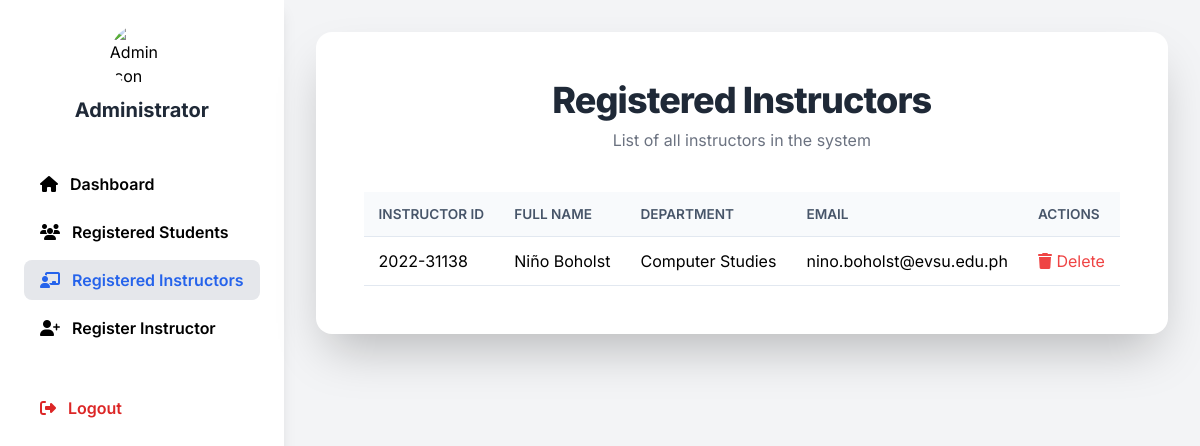
/admin_instructors.php (signed in), run on the app's committed database.
### tables this page shows
CREATE TABLE `instructors` (
  `id` int(11) NOT NULL,
  `full_name` varchar(100) NOT NULL,
  `instructor_id` varchar(50) NOT NULL,
  `department` varchar(100) NOT NULL,
  `email` varchar(100) NOT NULL,
  `username` varchar(50) NOT NULL,
  `password` varchar(255) NOT NULL,
  `failed_login_attempts` int(11) DEFAULT 0,
  `lockout_until` datetime DEFAULT NULL,
  `otp` varchar(6) DEFAULT NULL,
  `otp_expires_at` datetime DEFAULT NULL,
  `is_verified` tinyint(1) DEFAULT 0,
  `created_at` timestamp NOT NULL DEFAULT current_timestamp(),
  `last_login` datetime DEFAULT NULL,
  `profile_pic` varchar(255) DEFAULT NULL,
  `reset_token` varchar(128) DEFAULT NULL,
  `reset_token_expiry` datetime DEFAULT NULL
);

### admin_instructors.php (the view, shortened to what this page needs)
<?php
include 'db.php';
$instructors = [];
$sql = "SELECT id, full_name, instructor_id, department, email FROM instructors ORDER BY full_name";
$result = $conn->query($sql);
if ($result) {
    while($row = $result->fetch_assoc()) {
        $instructors[] = $row;
    }
} else {
    $error = "Database error: " . $conn->error;
}
?>
<!DOCTYPE html>
<html lang="en">
<head>
    <script src="https://cdn.tailwindcss.com"></script>
    <link rel="stylesheet" href="https://cdnjs.cloudflare.com/ajax/libs/font-awesome/6.4.0/css/all.min.css">
</head>
<body class="bg-gray-100 min-h-screen flex">
    <aside class="sidebar bg-white shadow-lg flex flex-col p-6">
        <div class="flex flex-col items-center mb-10">
            <img src="https://cdn-icons-png.flaticon.com/512/3135/3135715.png" alt="Admin Icon" class="w-16 h-16 rounded-full mb-2">
            <span class="text-xl font-bold text-gray-800">Administrator</span>
        </div>
        <nav class="flex flex-col gap-2">
            <a href="admin_dashboard.php" class="sidebar-link flex items-center gap-3 px-4 py-2 rounded-lg font-semibold">
                <i class="fas fa-home"></i> Dashboard
            </a>
            <a href="admin_students.php" class="sidebar-link flex items-center gap-3 px-4 py-2 rounded-lg font-semibold">
                <i class="fas fa-users"></i> Registered Students
            </a>
            <a href="admin_instructors.php" class="sidebar-link flex items-center gap-3 px-4 py-2 rounded-lg font-semibold active">
                <i class="fas fa-chalkboard-teacher"></i> Registered Instructors
            </a>
            <a href="register_instructor.php" class="sidebar-link flex items-center gap-3 px-4 py-2 rounded-lg font-semibold">
                <i class="fas fa-user-plus"></i> Register Instructor
            </a>
            <a href="admin_logout.php" id="adminLogoutLink" class="sidebar-link flex items-center gap-3 px-4 py-2 rounded-lg font-semibold text-red-600 mt-8">
                <i class="fas fa-sign-out-alt"></i> Logout
            </a>
        </nav>
    </aside>
    <main class="flex-1 p-8">
        <div class="w-full max-w-4xl mx-auto bg-white rounded-2xl shadow-2xl p-8 md:p-12">
            <div class="flex flex-col items-center mb-10">
                <h1 class="text-3xl md:text-4xl font-extrabold text-gray-800 mb-2 tracking-tight text-center">Registered Instructors</h1>
                <p class="text-gray-500 text-center">List of all instructors in the system</p>
            </div>
            <?php if (empty($instructors)): ?>
                <div class="text-center text-gray-500 text-lg">No instructors registered yet.</div>
            <?php else: ?>
                <div class="table-container">
                    <table class="min-w-full divide-y divide-gray-200">
                        <thead>
                            <tr>
                                <th>Instructor ID</th>
                                <th>Full Name</th>
                                <th>Department</th>
                                <th>Email</th>
                                <th>Actions</th>
                            </tr>
                        </thead>
                        <tbody class="bg-white divide-y divide-gray-200">
                            <?php foreach ($instructors as $instructor): ?>
                                <tr id="row-<?php echo $instructor['id']; ?>">
                                    <td><?php echo htmlspecialchars($instructor['instructor_id']); ?></td>
                                    <td><?php echo htmlspecialchars($instructor['full_name']); ?></td>
                                    <td><?php echo htmlspecialchars($instructor['department']); ?></td>
                                    <td><?php echo htmlspecialchars($instructor['email']); ?></td>
                                    <td>
                                        <button type="button" class="text-red-500 hover:text-red-700 delete-btn" data-id="<?php echo $instructor['id']; ?>"><i class="fas fa-trash"></i> Delete</button>
                                    </td>
                                </tr>
                            <?php endforeach; ?>
                        </tbody>
                    </table>
                </div>
            <?php endif; ?>
        </div>
    </main>
</body>
</html>

### admin_instructors.php (style rules this page uses)
body { font-family: 'Inter', sans-serif; }
.sidebar { min-width: 240px; }
.sidebar-link.active, .sidebar-link:hover { background: #e5e7eb; color: #2563eb; }
.table-container { max-height: 60vh; overflow-y: auto; }
th, td { padding: 12px 15px; text-align: left; border-bottom: 1px solid #e2e8f0; }
th { background-color: #f8fafc; font-weight: 600; color: #475569; text-transform: uppercase; font-size: 0.85rem; }

### data on the page
instructors: instructor "2022-31138", full_name "Niño Boholst", department "Computer Studies", email "nino.boholst@evsu.edu.ph"
